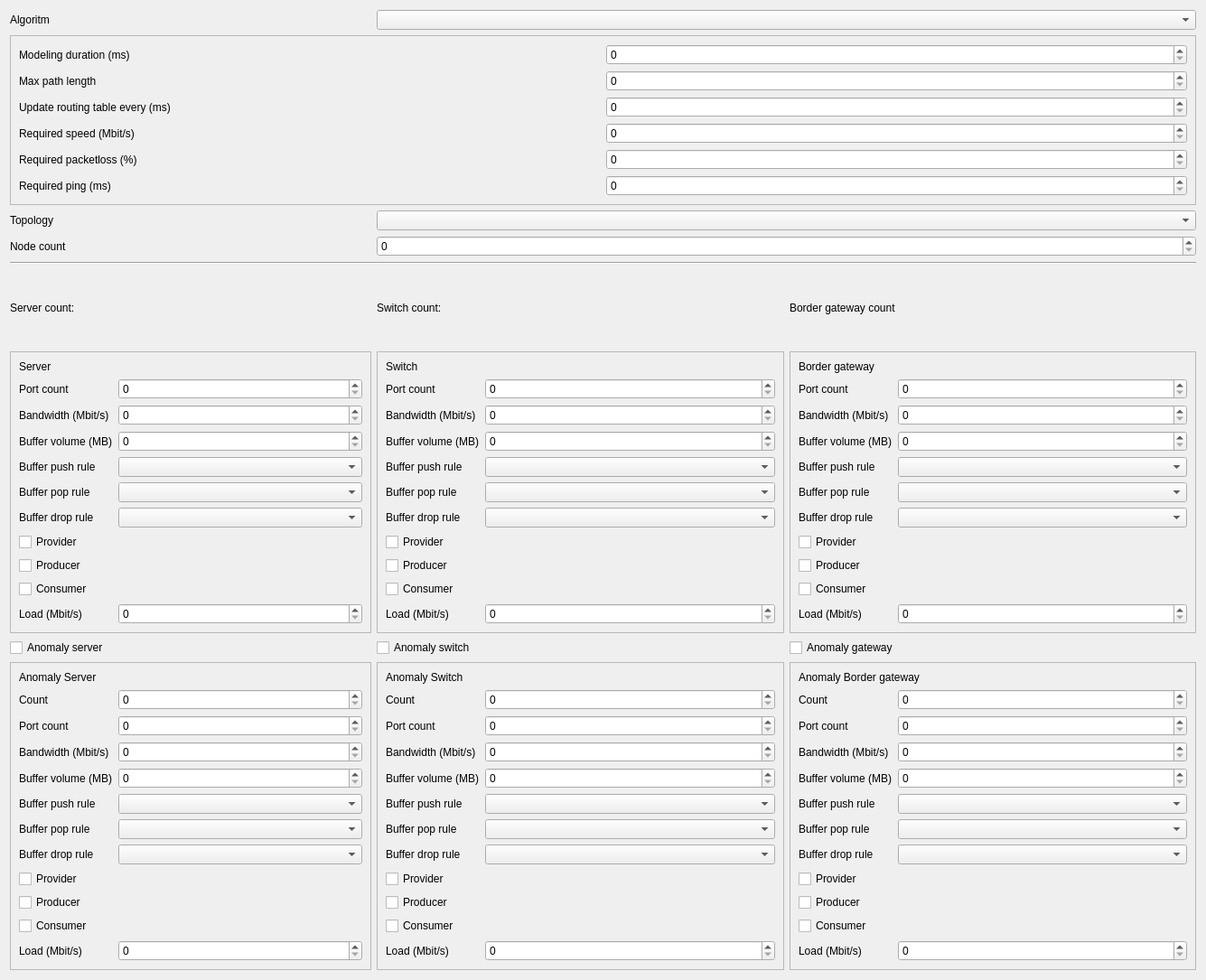
<?xml version="1.0" encoding="UTF-8"?>
<ui version="4.0">
 <class>ConfigurationWidget</class>
 <widget class="QWidget" name="ConfigurationWidget">
  <property name="geometry">
   <rect>
    <x>0</x>
    <y>0</y>
    <width>1335</width>
    <height>1085</height>
   </rect>
  </property>
  <property name="windowTitle">
   <string>Form</string>
  </property>
  <layout class="QGridLayout" name="gridLayout">
   <item row="7" column="0">
    <widget class="QFrame" name="frame">
     <property name="maximumSize">
      <size>
       <width>400</width>
       <height>16777215</height>
      </size>
     </property>
     <property name="frameShape">
      <enum>QFrame::StyledPanel</enum>
     </property>
     <property name="frameShadow">
      <enum>QFrame::Raised</enum>
     </property>
     <layout class="QFormLayout" name="formLayout">
      <item row="0" column="0" colspan="2">
       <widget class="QLabel" name="label_6">
        <property name="text">
         <string>Server</string>
        </property>
       </widget>
      </item>
      <item row="1" column="0">
       <widget class="QLabel" name="label_9">
        <property name="text">
         <string>Port count</string>
        </property>
       </widget>
      </item>
      <item row="1" column="1">
       <widget class="QSpinBox" name="m_serverPortCount"/>
      </item>
      <item row="2" column="0">
       <widget class="QLabel" name="label_12">
        <property name="text">
         <string>Bandwidth (Mbit/s)</string>
        </property>
       </widget>
      </item>
      <item row="2" column="1">
       <widget class="QSpinBox" name="m_serverBandwidth"/>
      </item>
      <item row="3" column="0">
       <widget class="QLabel" name="label_13">
        <property name="text">
         <string>Buffer volume (MB)</string>
        </property>
       </widget>
      </item>
      <item row="3" column="1">
       <widget class="QSpinBox" name="m_serverBufferVolume"/>
      </item>
      <item row="4" column="0">
       <widget class="QLabel" name="label_14">
        <property name="text">
         <string>Buffer push rule</string>
        </property>
       </widget>
      </item>
      <item row="4" column="1">
       <widget class="QComboBox" name="m_serverPushRule"/>
      </item>
      <item row="5" column="0">
       <widget class="QLabel" name="label_15">
        <property name="text">
         <string>Buffer pop rule</string>
        </property>
       </widget>
      </item>
      <item row="5" column="1">
       <widget class="QComboBox" name="m_serverPopRule"/>
      </item>
      <item row="6" column="0">
       <widget class="QLabel" name="label_16">
        <property name="text">
         <string>Buffer drop rule</string>
        </property>
       </widget>
      </item>
      <item row="6" column="1">
       <widget class="QComboBox" name="m_serverDropRule"/>
      </item>
      <item row="7" column="0" colspan="2">
       <widget class="QCheckBox" name="m_serverProvider">
        <property name="text">
         <string>Provider</string>
        </property>
       </widget>
      </item>
      <item row="8" column="0" colspan="2">
       <widget class="QCheckBox" name="m_serverProducer">
        <property name="text">
         <string>Producer</string>
        </property>
       </widget>
      </item>
      <item row="9" column="0" colspan="2">
       <widget class="QCheckBox" name="m_serverConsumer">
        <property name="text">
         <string>Consumer</string>
        </property>
       </widget>
      </item>
      <item row="11" column="1">
       <widget class="QSpinBox" name="m_serverLoad"/>
      </item>
      <item row="11" column="0">
       <widget class="QLabel" name="label_79">
        <property name="text">
         <string>Load (Mbit/s)</string>
        </property>
       </widget>
      </item>
     </layout>
    </widget>
   </item>
   <item row="6" column="2">
    <widget class="QLabel" name="m_totalCountBorder">
     <property name="text">
      <string>Border gateway count</string>
     </property>
    </widget>
   </item>
   <item row="4" column="1" colspan="2">
    <widget class="QSpinBox" name="m_nodeCount"/>
   </item>
   <item row="8" column="1">
    <widget class="QCheckBox" name="m_isAnomalySwitch">
     <property name="text">
      <string>Anomaly switch</string>
     </property>
    </widget>
   </item>
   <item row="9" column="1">
    <widget class="QFrame" name="frame_5">
     <property name="maximumSize">
      <size>
       <width>500</width>
       <height>16777215</height>
      </size>
     </property>
     <property name="frameShape">
      <enum>QFrame::StyledPanel</enum>
     </property>
     <property name="frameShadow">
      <enum>QFrame::Raised</enum>
     </property>
     <layout class="QFormLayout" name="formLayout_8">
      <item row="0" column="0" colspan="2">
       <widget class="QLabel" name="label_55">
        <property name="text">
         <string>Anomaly Switch</string>
        </property>
       </widget>
      </item>
      <item row="2" column="0">
       <widget class="QLabel" name="label_56">
        <property name="text">
         <string>Port count</string>
        </property>
       </widget>
      </item>
      <item row="2" column="1">
       <widget class="QSpinBox" name="m_anSwitchPortCount"/>
      </item>
      <item row="3" column="0">
       <widget class="QLabel" name="label_57">
        <property name="text">
         <string>Bandwidth (Mbit/s)</string>
        </property>
       </widget>
      </item>
      <item row="3" column="1">
       <widget class="QSpinBox" name="m_anSwitchBandwidth"/>
      </item>
      <item row="4" column="0">
       <widget class="QLabel" name="label_58">
        <property name="text">
         <string>Buffer volume (MB)</string>
        </property>
       </widget>
      </item>
      <item row="4" column="1">
       <widget class="QSpinBox" name="m_anSwitchBufferVolume"/>
      </item>
      <item row="5" column="0">
       <widget class="QLabel" name="label_59">
        <property name="text">
         <string>Buffer push rule</string>
        </property>
       </widget>
      </item>
      <item row="5" column="1">
       <widget class="QComboBox" name="m_anSwitchPushRule"/>
      </item>
      <item row="6" column="0">
       <widget class="QLabel" name="label_60">
        <property name="text">
         <string>Buffer pop rule</string>
        </property>
       </widget>
      </item>
      <item row="6" column="1">
       <widget class="QComboBox" name="m_anSwitchPopRule"/>
      </item>
      <item row="7" column="0">
       <widget class="QLabel" name="label_61">
        <property name="text">
         <string>Buffer drop rule</string>
        </property>
       </widget>
      </item>
      <item row="7" column="1">
       <widget class="QComboBox" name="m_anSwitchDropRule"/>
      </item>
      <item row="8" column="0" colspan="2">
       <widget class="QCheckBox" name="m_anSwitchProvider">
        <property name="text">
         <string>Provider</string>
        </property>
       </widget>
      </item>
      <item row="10" column="0" colspan="2">
       <widget class="QCheckBox" name="m_anSwitchConsumer">
        <property name="text">
         <string>Consumer</string>
        </property>
       </widget>
      </item>
      <item row="9" column="0" colspan="2">
       <widget class="QCheckBox" name="m_anSwitchProducer">
        <property name="text">
         <string>Producer</string>
        </property>
       </widget>
      </item>
      <item row="1" column="1">
       <widget class="QSpinBox" name="m_anSwitchCount"/>
      </item>
      <item row="1" column="0">
       <widget class="QLabel" name="label_70">
        <property name="text">
         <string>Count</string>
        </property>
       </widget>
      </item>
      <item row="11" column="0">
       <widget class="QLabel" name="label_83">
        <property name="text">
         <string>Load (Mbit/s)</string>
        </property>
       </widget>
      </item>
      <item row="11" column="1">
       <widget class="QSpinBox" name="m_anSwitchLoad"/>
      </item>
     </layout>
    </widget>
   </item>
   <item row="4" column="0">
    <widget class="QLabel" name="label_2">
     <property name="text">
      <string>Node count</string>
     </property>
    </widget>
   </item>
   <item row="0" column="0">
    <widget class="QLabel" name="label_4">
     <property name="text">
      <string>Algoritm</string>
     </property>
    </widget>
   </item>
   <item row="3" column="0">
    <widget class="QLabel" name="label">
     <property name="text">
      <string>Topology</string>
     </property>
    </widget>
   </item>
   <item row="6" column="0">
    <widget class="QLabel" name="m_totalCountServer">
     <property name="text">
      <string>Server count: </string>
     </property>
    </widget>
   </item>
   <item row="3" column="1" colspan="2">
    <widget class="QComboBox" name="m_topology"/>
   </item>
   <item row="8" column="0">
    <widget class="QCheckBox" name="m_isAnomalyServer">
     <property name="text">
      <string>Anomaly server</string>
     </property>
    </widget>
   </item>
   <item row="7" column="2">
    <widget class="QFrame" name="frame_3">
     <property name="maximumSize">
      <size>
       <width>500</width>
       <height>16777215</height>
      </size>
     </property>
     <property name="frameShape">
      <enum>QFrame::StyledPanel</enum>
     </property>
     <property name="frameShadow">
      <enum>QFrame::Raised</enum>
     </property>
     <layout class="QFormLayout" name="formLayout_6">
      <item row="0" column="0" colspan="2">
       <widget class="QLabel" name="label_41">
        <property name="text">
         <string>Border gateway</string>
        </property>
       </widget>
      </item>
      <item row="1" column="0">
       <widget class="QLabel" name="label_42">
        <property name="text">
         <string>Port count</string>
        </property>
       </widget>
      </item>
      <item row="1" column="1">
       <widget class="QSpinBox" name="m_borderPortCount"/>
      </item>
      <item row="2" column="0">
       <widget class="QLabel" name="label_43">
        <property name="text">
         <string>Bandwidth (Mbit/s)</string>
        </property>
       </widget>
      </item>
      <item row="2" column="1">
       <widget class="QSpinBox" name="m_borderBandwidth"/>
      </item>
      <item row="3" column="0">
       <widget class="QLabel" name="label_44">
        <property name="text">
         <string>Buffer volume (MB)</string>
        </property>
       </widget>
      </item>
      <item row="3" column="1">
       <widget class="QSpinBox" name="m_borderBufferVolume"/>
      </item>
      <item row="4" column="0">
       <widget class="QLabel" name="label_45">
        <property name="text">
         <string>Buffer push rule</string>
        </property>
       </widget>
      </item>
      <item row="4" column="1">
       <widget class="QComboBox" name="m_borderPushRule"/>
      </item>
      <item row="5" column="0">
       <widget class="QLabel" name="label_46">
        <property name="text">
         <string>Buffer pop rule</string>
        </property>
       </widget>
      </item>
      <item row="5" column="1">
       <widget class="QComboBox" name="m_borderPopRule"/>
      </item>
      <item row="6" column="0">
       <widget class="QLabel" name="label_47">
        <property name="text">
         <string>Buffer drop rule</string>
        </property>
       </widget>
      </item>
      <item row="6" column="1">
       <widget class="QComboBox" name="m_borderDropRule"/>
      </item>
      <item row="7" column="0" colspan="2">
       <widget class="QCheckBox" name="m_borderProvider">
        <property name="text">
         <string>Provider</string>
        </property>
       </widget>
      </item>
      <item row="8" column="0" colspan="2">
       <widget class="QCheckBox" name="m_borderProducer">
        <property name="text">
         <string>Producer</string>
        </property>
       </widget>
      </item>
      <item row="9" column="0" colspan="2">
       <widget class="QCheckBox" name="m_borderConsumer">
        <property name="text">
         <string>Consumer</string>
        </property>
       </widget>
      </item>
      <item row="10" column="1">
       <widget class="QSpinBox" name="m_borderLoad"/>
      </item>
      <item row="10" column="0">
       <widget class="QLabel" name="label_81">
        <property name="text">
         <string>Load (Mbit/s)</string>
        </property>
       </widget>
      </item>
     </layout>
    </widget>
   </item>
   <item row="7" column="1">
    <widget class="QFrame" name="frame_2">
     <property name="maximumSize">
      <size>
       <width>500</width>
       <height>16777215</height>
      </size>
     </property>
     <property name="frameShape">
      <enum>QFrame::StyledPanel</enum>
     </property>
     <property name="frameShadow">
      <enum>QFrame::Raised</enum>
     </property>
     <layout class="QFormLayout" name="formLayout_5">
      <item row="1" column="0">
       <widget class="QLabel" name="label_35">
        <property name="text">
         <string>Port count</string>
        </property>
       </widget>
      </item>
      <item row="1" column="1">
       <widget class="QSpinBox" name="m_switchPortCount"/>
      </item>
      <item row="2" column="0">
       <widget class="QLabel" name="label_36">
        <property name="text">
         <string>Bandwidth (Mbit/s)</string>
        </property>
       </widget>
      </item>
      <item row="2" column="1">
       <widget class="QSpinBox" name="m_switchBandwidth"/>
      </item>
      <item row="3" column="0">
       <widget class="QLabel" name="label_37">
        <property name="text">
         <string>Buffer volume (MB)</string>
        </property>
       </widget>
      </item>
      <item row="3" column="1">
       <widget class="QSpinBox" name="m_switchBufferVolume"/>
      </item>
      <item row="4" column="0">
       <widget class="QLabel" name="label_38">
        <property name="text">
         <string>Buffer push rule</string>
        </property>
       </widget>
      </item>
      <item row="4" column="1">
       <widget class="QComboBox" name="m_switchPushRule"/>
      </item>
      <item row="5" column="0">
       <widget class="QLabel" name="label_39">
        <property name="text">
         <string>Buffer pop rule</string>
        </property>
       </widget>
      </item>
      <item row="5" column="1">
       <widget class="QComboBox" name="m_switchPopRule"/>
      </item>
      <item row="6" column="0">
       <widget class="QLabel" name="label_40">
        <property name="text">
         <string>Buffer drop rule</string>
        </property>
       </widget>
      </item>
      <item row="6" column="1">
       <widget class="QComboBox" name="m_switchDropRule"/>
      </item>
      <item row="7" column="0" colspan="2">
       <widget class="QCheckBox" name="m_switchProvider">
        <property name="text">
         <string>Provider</string>
        </property>
       </widget>
      </item>
      <item row="8" column="0" colspan="2">
       <widget class="QCheckBox" name="m_switchProducer">
        <property name="text">
         <string>Producer</string>
        </property>
       </widget>
      </item>
      <item row="9" column="0" colspan="2">
       <widget class="QCheckBox" name="m_switchConsumer">
        <property name="text">
         <string>Consumer</string>
        </property>
       </widget>
      </item>
      <item row="0" column="0" colspan="2">
       <widget class="QLabel" name="label_34">
        <property name="text">
         <string>Switch</string>
        </property>
       </widget>
      </item>
      <item row="10" column="1">
       <widget class="QSpinBox" name="m_switchLoad"/>
      </item>
      <item row="10" column="0">
       <widget class="QLabel" name="label_80">
        <property name="text">
         <string>Load (Mbit/s)</string>
        </property>
       </widget>
      </item>
     </layout>
    </widget>
   </item>
   <item row="1" column="0" colspan="3">
    <widget class="QFrame" name="frame_7">
     <property name="frameShape">
      <enum>QFrame::StyledPanel</enum>
     </property>
     <property name="frameShadow">
      <enum>QFrame::Raised</enum>
     </property>
     <layout class="QGridLayout" name="gridLayout_2">
      <item row="1" column="0">
       <widget class="QLabel" name="label_74">
        <property name="text">
         <string>Max path length</string>
        </property>
       </widget>
      </item>
      <item row="5" column="1">
       <widget class="QSpinBox" name="m_reqPacketLoss"/>
      </item>
      <item row="2" column="0">
       <widget class="QLabel" name="label_5">
        <property name="text">
         <string>Update routing table every (ms)</string>
        </property>
       </widget>
      </item>
      <item row="1" column="1">
       <widget class="QSpinBox" name="m_maxPathLength"/>
      </item>
      <item row="4" column="1">
       <widget class="QSpinBox" name="m_reqSpeed"/>
      </item>
      <item row="6" column="1">
       <widget class="QSpinBox" name="m_reqPing"/>
      </item>
      <item row="0" column="1">
       <widget class="QSpinBox" name="m_modelingDuration"/>
      </item>
      <item row="0" column="0">
       <widget class="QLabel" name="label_75">
        <property name="text">
         <string>Modeling duration (ms)</string>
        </property>
       </widget>
      </item>
      <item row="4" column="0">
       <widget class="QLabel" name="label_76">
        <property name="text">
         <string>Required speed (Mbit/s)</string>
        </property>
       </widget>
      </item>
      <item row="5" column="0">
       <widget class="QLabel" name="label_77">
        <property name="text">
         <string>Required packetloss (%)</string>
        </property>
       </widget>
      </item>
      <item row="6" column="0">
       <widget class="QLabel" name="label_78">
        <property name="text">
         <string>Required ping (ms)</string>
        </property>
       </widget>
      </item>
      <item row="2" column="1">
       <widget class="QSpinBox" name="m_updateRoutingTableEvery"/>
      </item>
     </layout>
    </widget>
   </item>
   <item row="6" column="1">
    <widget class="QLabel" name="m_totalCountSwitch">
     <property name="text">
      <string>Switch count: </string>
     </property>
    </widget>
   </item>
   <item row="9" column="2">
    <widget class="QFrame" name="frame_6">
     <property name="maximumSize">
      <size>
       <width>500</width>
       <height>16777215</height>
      </size>
     </property>
     <property name="frameShape">
      <enum>QFrame::StyledPanel</enum>
     </property>
     <property name="frameShadow">
      <enum>QFrame::Raised</enum>
     </property>
     <layout class="QFormLayout" name="formLayout_9">
      <item row="0" column="0" colspan="2">
       <widget class="QLabel" name="label_62">
        <property name="text">
         <string>Anomaly Border gateway</string>
        </property>
       </widget>
      </item>
      <item row="2" column="0">
       <widget class="QLabel" name="label_63">
        <property name="text">
         <string>Port count</string>
        </property>
       </widget>
      </item>
      <item row="2" column="1">
       <widget class="QSpinBox" name="m_anBorderPortCount"/>
      </item>
      <item row="3" column="1">
       <widget class="QSpinBox" name="m_anBorderBandwidth"/>
      </item>
      <item row="4" column="1">
       <widget class="QSpinBox" name="m_anBorderBufferVolume"/>
      </item>
      <item row="5" column="1">
       <widget class="QComboBox" name="m_anBorderPushRule"/>
      </item>
      <item row="6" column="1">
       <widget class="QComboBox" name="m_anBorderPopRule"/>
      </item>
      <item row="7" column="1">
       <widget class="QComboBox" name="m_anBorderDropRule"/>
      </item>
      <item row="3" column="0">
       <widget class="QLabel" name="label_64">
        <property name="text">
         <string>Bandwidth (Mbit/s)</string>
        </property>
       </widget>
      </item>
      <item row="4" column="0">
       <widget class="QLabel" name="label_65">
        <property name="text">
         <string>Buffer volume (MB)</string>
        </property>
       </widget>
      </item>
      <item row="5" column="0">
       <widget class="QLabel" name="label_66">
        <property name="text">
         <string>Buffer push rule</string>
        </property>
       </widget>
      </item>
      <item row="6" column="0">
       <widget class="QLabel" name="label_67">
        <property name="text">
         <string>Buffer pop rule</string>
        </property>
       </widget>
      </item>
      <item row="7" column="0">
       <widget class="QLabel" name="label_68">
        <property name="text">
         <string>Buffer drop rule</string>
        </property>
       </widget>
      </item>
      <item row="8" column="0" colspan="2">
       <widget class="QCheckBox" name="m_anBorderProvider">
        <property name="text">
         <string>Provider</string>
        </property>
       </widget>
      </item>
      <item row="9" column="0" colspan="2">
       <widget class="QCheckBox" name="m_anBorderProducer">
        <property name="text">
         <string>Producer</string>
        </property>
       </widget>
      </item>
      <item row="10" column="0" colspan="2">
       <widget class="QCheckBox" name="m_anBorderConsumer">
        <property name="text">
         <string>Consumer</string>
        </property>
       </widget>
      </item>
      <item row="1" column="0">
       <widget class="QLabel" name="label_71">
        <property name="text">
         <string>Count</string>
        </property>
       </widget>
      </item>
      <item row="1" column="1">
       <widget class="QSpinBox" name="m_anBorderCount"/>
      </item>
      <item row="11" column="0">
       <widget class="QLabel" name="label_84">
        <property name="text">
         <string>Load (Mbit/s)</string>
        </property>
       </widget>
      </item>
      <item row="11" column="1">
       <widget class="QSpinBox" name="m_anBorderLoad"/>
      </item>
     </layout>
    </widget>
   </item>
   <item row="9" column="0">
    <widget class="QFrame" name="frame_4">
     <property name="maximumSize">
      <size>
       <width>500</width>
       <height>16777215</height>
      </size>
     </property>
     <property name="frameShape">
      <enum>QFrame::StyledPanel</enum>
     </property>
     <property name="frameShadow">
      <enum>QFrame::Raised</enum>
     </property>
     <layout class="QFormLayout" name="formLayout_7">
      <item row="0" column="0" colspan="2">
       <widget class="QLabel" name="label_48">
        <property name="text">
         <string>Anomaly Server</string>
        </property>
       </widget>
      </item>
      <item row="1" column="0">
       <widget class="QLabel" name="label_69">
        <property name="text">
         <string>Count</string>
        </property>
       </widget>
      </item>
      <item row="1" column="1">
       <widget class="QSpinBox" name="m_anServerCount"/>
      </item>
      <item row="2" column="0">
       <widget class="QLabel" name="label_49">
        <property name="text">
         <string>Port count</string>
        </property>
       </widget>
      </item>
      <item row="2" column="1">
       <widget class="QSpinBox" name="m_anServerPortCount"/>
      </item>
      <item row="3" column="0">
       <widget class="QLabel" name="label_50">
        <property name="text">
         <string>Bandwidth (Mbit/s)</string>
        </property>
       </widget>
      </item>
      <item row="3" column="1">
       <widget class="QSpinBox" name="m_anServerBandwidth"/>
      </item>
      <item row="4" column="0">
       <widget class="QLabel" name="label_51">
        <property name="text">
         <string>Buffer volume (MB)</string>
        </property>
       </widget>
      </item>
      <item row="4" column="1">
       <widget class="QSpinBox" name="m_anServerBufferVolume"/>
      </item>
      <item row="5" column="0">
       <widget class="QLabel" name="label_52">
        <property name="text">
         <string>Buffer push rule</string>
        </property>
       </widget>
      </item>
      <item row="5" column="1">
       <widget class="QComboBox" name="m_anServerPushRule"/>
      </item>
      <item row="6" column="0">
       <widget class="QLabel" name="label_53">
        <property name="text">
         <string>Buffer pop rule</string>
        </property>
       </widget>
      </item>
      <item row="6" column="1">
       <widget class="QComboBox" name="m_anServerPopRule"/>
      </item>
      <item row="7" column="0">
       <widget class="QLabel" name="label_54">
        <property name="text">
         <string>Buffer drop rule</string>
        </property>
       </widget>
      </item>
      <item row="7" column="1">
       <widget class="QComboBox" name="m_anServerDropRule"/>
      </item>
      <item row="8" column="0" colspan="2">
       <widget class="QCheckBox" name="m_anServerProvider">
        <property name="text">
         <string>Provider</string>
        </property>
       </widget>
      </item>
      <item row="9" column="0" colspan="2">
       <widget class="QCheckBox" name="m_anServerProducer">
        <property name="text">
         <string>Producer</string>
        </property>
       </widget>
      </item>
      <item row="10" column="0" colspan="2">
       <widget class="QCheckBox" name="m_anServerConsumer">
        <property name="text">
         <string>Consumer</string>
        </property>
       </widget>
      </item>
      <item row="11" column="1">
       <widget class="QSpinBox" name="m_anServerLoad"/>
      </item>
      <item row="11" column="0">
       <widget class="QLabel" name="label_82">
        <property name="text">
         <string>Load (Mbit/s)</string>
        </property>
       </widget>
      </item>
     </layout>
    </widget>
   </item>
   <item row="0" column="1" colspan="2">
    <widget class="QComboBox" name="m_alorithm"/>
   </item>
   <item row="8" column="2">
    <widget class="QCheckBox" name="m_isAnomalyBorder">
     <property name="text">
      <string>Anomaly gateway</string>
     </property>
    </widget>
   </item>
   <item row="5" column="0" colspan="3">
    <widget class="Line" name="line">
     <property name="orientation">
      <enum>Qt::Horizontal</enum>
     </property>
    </widget>
   </item>
  </layout>
 </widget>
 <resources/>
 <connections/>
</ui>
